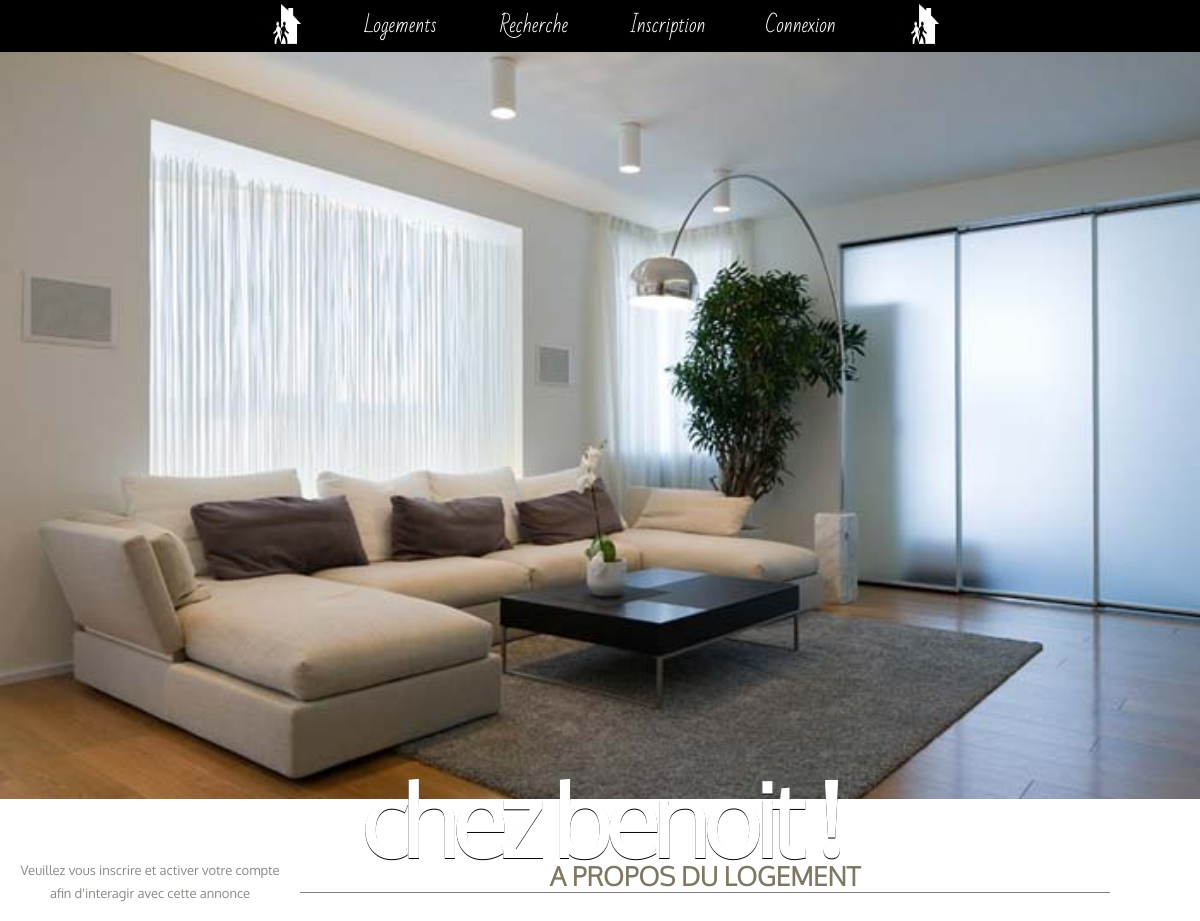
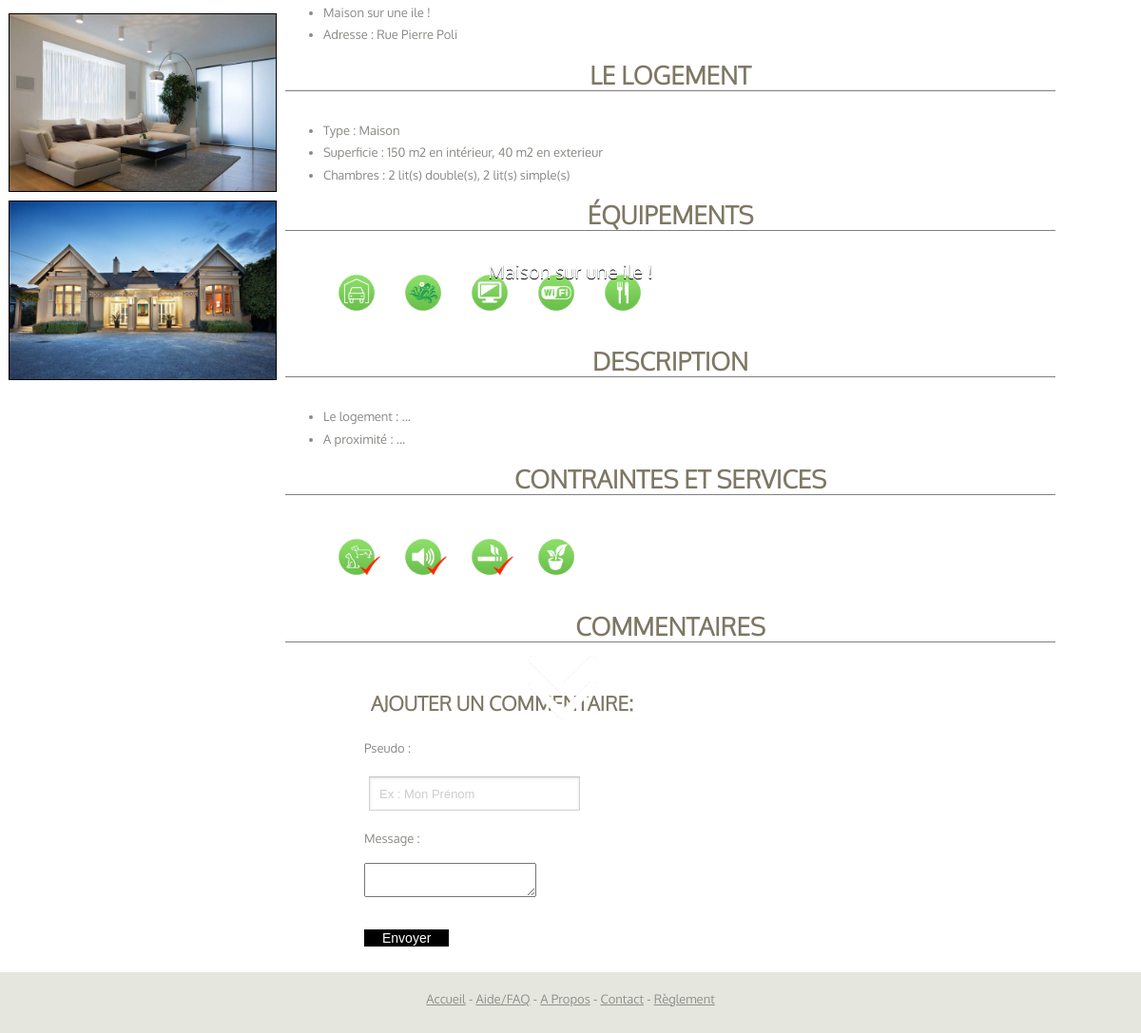
The app's page /page-logement.php?idLogement=48 with its own data (2 pictures, top to bottom).
### tables this page shows
CREATE TABLE `logements` (
`id` int(11) NOT NULL,
  `titre_annonce` varchar(20) NOT NULL DEFAULT '(plus d''annonce)',
  `adresse` varchar(255) NOT NULL,
  `surfaceInterieure` int(11) NOT NULL DEFAULT '1',
  `surfaceExterieure` int(11) DEFAULT '1',
  `nombrePieces` int(11) NOT NULL DEFAULT '1',
  `descriptionSuccincte` varchar(125) NOT NULL,
  `description` text,
  `nombreLitsSimples` int(11) DEFAULT '0',
  `nombreLitsDoubles` int(11) DEFAULT '0',
  `descriptionProximite` text,
  `membres_idMembres` int(11) NOT NULL,
  `types_idTypes` int(11) NOT NULL DEFAULT '2',
  `villes_id` int(11) NOT NULL,
  `nombreClick` int(10) unsigned NOT NULL DEFAULT '0'
);

CREATE TABLE `equipe` (
`id` int(11) NOT NULL,
  `logements_id` int(11) NOT NULL,
  `equipements_id` int(11) NOT NULL
);

CREATE TABLE `equipements` (
`id` int(11) NOT NULL,
  `equipement` varchar(25) DEFAULT NULL,
  `slug` varchar(25) NOT NULL
);

CREATE TABLE `contraint` (
`id` int(11) NOT NULL,
  `logements_id` int(11) NOT NULL,
  `contraintes_id` int(11) NOT NULL
);

CREATE TABLE `contraintes` (
`id` int(11) NOT NULL,
  `contrainte` varchar(45) DEFAULT NULL,
  `slug` varchar(25) NOT NULL
);

### config.php (called while the page is built, shortened)
<?php
	function isadmin()
	{
		$bdd = new PDO('mysql:host=localhost;dbname=hsh', 'root', 'root', [PDO::MYSQL_ATTR_INIT_COMMAND => 'SET NAMES utf8']);
		$bdd->setAttribute(PDO::ATTR_ERRMODE, PDO::ERRMODE_EXCEPTION);
		if (!empty($_SESSION["userID"])) {
		$verifadmin = $bdd -> prepare("SELECT admin FROM membres WHERE id =".$_SESSION["userID"]);
                $verifadmin -> execute();
                $numadmin = $verifadmin->fetch();
                if ($numadmin['admin'] == 1) {return TRUE;}
        }else{
        	return false;
        }
	}
	function isverified()
	{
		$bdd = new PDO('mysql:host=localhost;dbname=hsh', 'root', 'root', [PDO::MYSQL_ATTR_INIT_COMMAND => 'SET NAMES utf8']);
		$bdd->setAttribute(PDO::ATTR_ERRMODE, PDO::ERRMODE_EXCEPTION);
		if (!empty($_SESSION["userID"])) {
		$verif = $bdd -> prepare("SELECT compteActif FROM membres WHERE id =".$_SESSION["userID"]);
                $verif -> execute();
                $verified = $verif->fetch();
                if ($verified['compteActif'] == 1) {return TRUE;}
        }else{
        	return false;
        }
	}
?>

### page-logement.php (the view, shortened to what this page needs)
<?php require_once("config.php");
$idLogement  = $_GET["idLogement"] ;
$logement_info = $bdd -> prepare('SELECT nombrePieces, adresse, description, descriptionSuccincte, titre_annonce, surfaceInterieure, surfaceExterieure, nombreLitsSimples, nombreLitsDoubles, descriptionProximite, membres_idMembres, types_idTypes
                                    FROM logements WHERE id = '.$idLogement);
$logement_info -> execute();
$logement_contrainte = $bdd -> prepare('SELECT contraint.logements_id, contraint.contraintes_id, contraintes.contrainte, contraintes.id FROM contraint INNER JOIN contraintes ON contraint.contraintes_id=contraintes.id WHERE contraint.logements_id='.$idLogement);
$logement_contrainte -> execute();
$logement_equipe = $bdd -> prepare('SELECT equipe.logements_id, equipe.equipements_id, equipements.equipement, equipements.id FROM equipe INNER JOIN equipements ON equipe.equipements_id=equipements.id WHERE equipe.logements_id='.$idLogement);
$logement_equipe -> execute();
$result = $logement_info -> fetch();
$membrelog=$result['membres_idMembres'];
?>
<!DOCTYPE html>
<html>
    <head>
        <link href="style.css" rel="stylesheet" />
    </head>
    <body>
        <?php include("header.php"); ?>
        <div id="wrapper">
                <div id="photo-logement">
                    <img src="img/<?php echo($idLogement);?>/1.jpg" class="home-image">
                    <h1 id="titreannonce"><?php echo $result['titre_annonce'];?></h1>
                    <p id="descriptifannonce"><?php echo $result['descriptionSuccincte'];?></p>
                </div>
        </div>
        <div id="wrapper3">
            <div class="annonce">
	            <div class="profil">
	                <div class="colonne_gauche_profil">
	                	<?php if ($membrelog == $_SESSION['userID'] || isadmin()) {
	                	echo ("<div align=\"center\">
	                		<a href=\"#\" onClick=\"confirme2(".$idLogement.")\">Je suis intéressé par cette annonce !</a>
	                		<br/>
	                		<a href=\"modifier-annonce.php?idLogement=".$idLogement."\">Modifier mon annonce</a>
	                		<br/>
	                		<a href=\"#\" onClick=\"confirme(".$idLogement.")\">Supprimer mon annonce</a>
	                		<br/>
	                	</div>");
	                	}
	                	elseif (isverified() && !isadmin()) {
	                		echo ("<div align=\"center\">
	                		<a href=\"#\" onClick=\"confirme2(".$idLogement.")\">Je suis intéressé par cette annonce !</a>
	                		<br/>
	                	</div>");
	                	}
	                	else {
	                		echo ("<div align=\"center\">
	                		<p>Veuillez vous inscrire et activer votre compte afin d'interagir avec cette annonce</p>
	                		<br/>
	                	</div>");
	                	}
	                	?>
	                    <div class="liste_logements">
	                    	<?php
	                        $nom_repertoire = 'img/'.$idLogement;
	                        if(file_exists($nom_repertoire)){
		                        $pointeur = opendir($nom_repertoire);
		                        $i = 0;
		                        while ($fichier = readdir($pointeur)){
			                        if (substr($fichier, -3) == "gif" || substr($fichier, -3) == "jpg" || substr($fichier, -3) == "png"
			                        || substr($fichier, -4) == "jpeg" || substr($fichier, -3) == "PNG" || substr($fichier, -3) == "GIF"
			                        || substr($fichier, -3) == "JPG"){
				                        $tab_image[$i] = $fichier;
				                        $i++;
				                    }
		                        }
		                        array_multisort($tab_image, SORT_ASC);
		                        for ($j=0;$j<=$i-1;$j++){
			                        $image = '<a href="'.$nom_repertoire.'/'.$tab_image[$j].'"><img src="'.$nom_repertoire.'/'.$tab_image[$j].'" id="image_liste_logements"></a>';
			                        echo ($image);
		                        }
	                    	}
	                    	?>
	                    </div>
	                </div>
	                <div class="colonne_droite_profil">
	                    <div id="infosPersoTitre">
	                        <h1><strong>A propos du logement</strong></h1>
	                            <ul class="infosPerso">
	                                <li><?php echo $result['descriptionSuccincte'];?></li>
	                                 <li>Adresse : <?php echo $result['adresse'];?></li>
	                            </ul>
	                        <h1><strong>Le logement</strong></h1>
	                            <ul class="infosPerso">
	                                <li>Type : <?php if($result['types_idTypes']==1){echo'Maison';} if($result['types_idTypes']==2){echo'Appartement';};?></li>
	                                <li>Superficie : <?php echo $result['surfaceInterieure'];?> m2 en intérieur, <?php echo $result['surfaceExterieure'];?> m2 en exterieur</li>
	                                <li>Chambres : <?php echo $result['nombreLitsDoubles'];?> lit(s) double(s), <?php echo $result['nombreLitsSimples'];?> lit(s) simple(s)</li>
	                            </ul>
	                         <h1><strong>Équipements</strong></h1>
	                            <ul class="infosPerso">
	                                <?php while ($equipement = $logement_equipe -> fetch())
	                        		{
	                        			echo("<img src='pictos/".$equipement['equipement'].".png' class=\"picto\" title='' >");
	                            	}
	                                ?>
	                             </ul>
	                        <h1><strong>Description</strong></h1>
	                            <ul class="infosPerso">
	                        		<li>Le logement : <?php echo $result['description'];?></li>
	                                <li>A proximité : <?php echo $result['descriptionProximite'];?></li>
	                             </ul>
	                        <h1><strong>Contraintes et services</strong></h1>
	                            <ul class="infosPerso">
	                        		<?php while ($contrainte = $logement_contrainte -> fetch())
	                        		{
	                        			echo("<img src='pictos/".$contrainte['contrainte'].".png' class=\"picto\">");
	                            	}
	                                ?>
	 							</ul>
	                        <h1><strong>Commentaires</strong></h1>
	                            <ul class="infosPerso">
	                                <?php include("Essavis.php"); ?>
	                            </ul>
	                    </div>
	                </div>
	            </div>
            </div>
        </div>
        <?php include("footer.php"); ?>
    </body>
</html>

### style.css (style rules this page uses)
body { margin: 0; padding: 0; background: #E5E6DD; font-family: 'Oxygen', sans-serif; font-size: 13px; color: #8A8985; }
h1, h2, h3 { margin: 0; padding: 0; text-transform: uppercase; font-family: 'Oxygen-Light'; color: #7D7764; }
h1 { font-size: 2em; }
p, ul, ol { margin-top: 0; line-height: 180%; }
p { position: relative; margin-left: auto; margin-right: auto; max-width: 90%; }
a { text-decoration: none; color: #5BA689; }
#wrapper { overflow: hidden; background: #FFFFFF; }
.infosPerso { margin-top: 20px; }
#infosPersoTitre h1 { display: inline-block; clear: both; text-align: center; border-bottom: 1px solid gray; margin-bottom: 10px; width: 90%; }
#infosPersoTitre li { max-width: 90%; }
.profil { margin-top: 5%; }
.colonne_gauche_profil { float: left; width: 25%; }
.colonne_droite_profil { float: right; width:75%; }
#image_liste_logements { width: 100%; height: auto; border: solid 1px; color: #000000; cursor: pointer; display: inline-block; opacity: 1; width: 280px; margin-left: auto; margin-right: auto; margin-bottom: 2%; text-align: center; }
.liste_logements { float: left; text-align: center; display: inline-block; }
#photo-logement img { width: 100%; height: auto; position:absolute; }
#photo-logement { z-index: 1; }
#titreannonce { position:absolute; top:35%; width:100%; text-align: center; padding: 50px 0px 0px 0px; letter-spacing: -6px; text-transform: lowercase; font-size: 100px; color: #FFFFFF; text-shadow: 0px 1px black; }
#descriptifannonce { position: absolute; top: 60%; margin-top: -20px; left: 25%; font-size: 20px; font-weight: 300; color: #FFFFFF; text-shadow: 0px 1px black; text-align: center; width:50%; }
#wrapper3 { overflow: hidden; background: none repeat scroll 0% 0% #FFF; }
.picto { width:50px; height: 50px; padding: 10px; }

### records on screen
logements: titre_annonce "chez benoit !", descriptionSuccincte "Maison sur une ile !", adresse "Rue Pierre Poli", surfaceInterieure "150", surfaceExterieure "40", nombreLitsDoubles "2", nombreLitsSimples "2", description "...", descriptionProximite "..."
equipe: equipements.equipement (picture)
equipe: equipements.equipement (picture)
equipe: equipements.equipement (picture)
equipe: equipements.equipement (picture)
equipe: equipements.equipement (picture)
contraint: contraintes.contrainte (picture)
contraint: contraintes.contrainte (picture)
contraint: contraintes.contrainte (picture)
contraint: contraintes.contrainte (picture)
